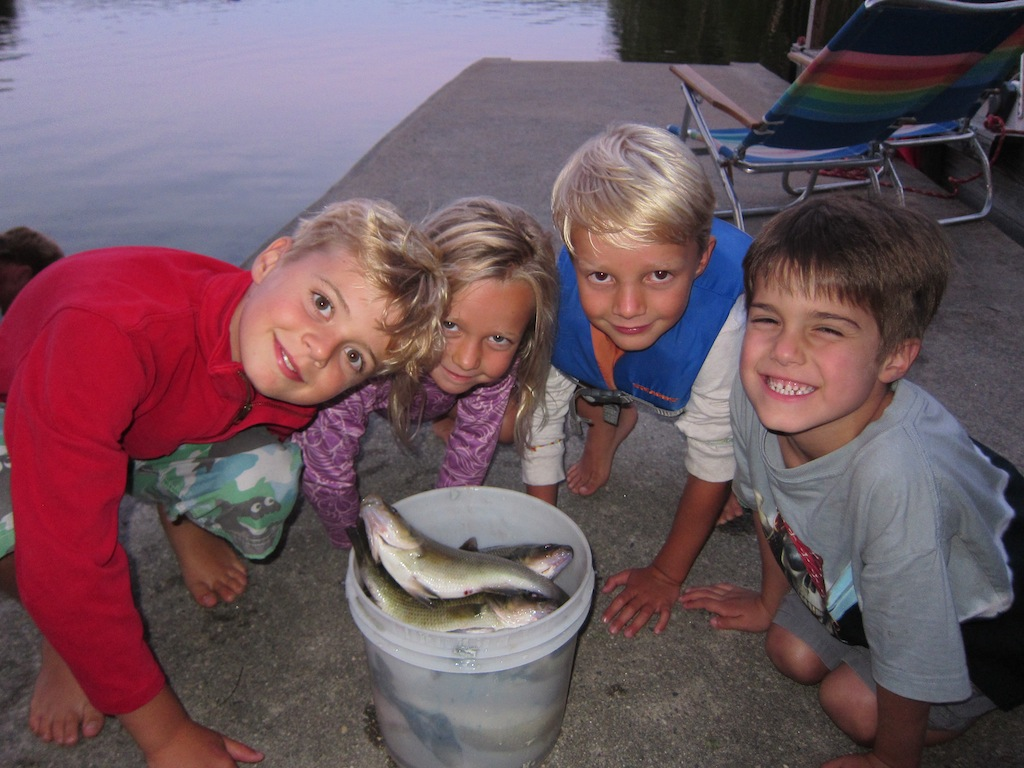
#> input picture face_detect/test1.jpg, 1024 x 768 px
$ python pookioface.py test1.jpg   (Python 2 division)   (older library calls are emulated)
#> lines starting #> are read from the running program, lines starting #| are printed output that depends on the picture
#!/usr/bin/python

import sys
import os
import getopt
import json
import numpy as np
import cv2

help_message = "USAGE: pookioface.py [--display] [--out <out_file>] <img_file>"
def usage(msg):
	if msg:
		print msg
	print help_message
	exit(-1)

def draw_rects(img, rects, color):
    for x1, y1, x2, y2 in rects:
        cv2.rectangle(img, (x1, y1), (x2, y2), color, 2)

args, img_file = getopt.getopt(sys.argv[1:], '', ['display', 'out='])

try:
	img_file = img_file[0]
except:
	usage("img_file missing");

img = cv2.imread(img_file, 0)
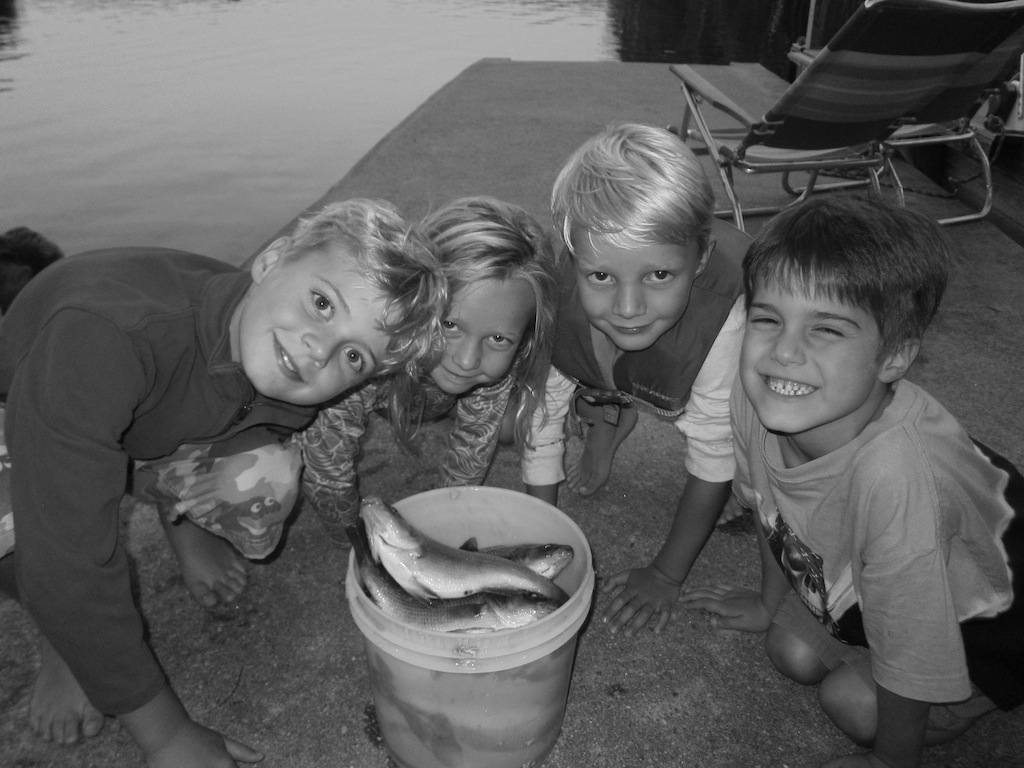
#> img: shape (768, 1024); min 0, max 254, mean 93.9

#> (the run stopped early here; a loop or call above may not have finished)
